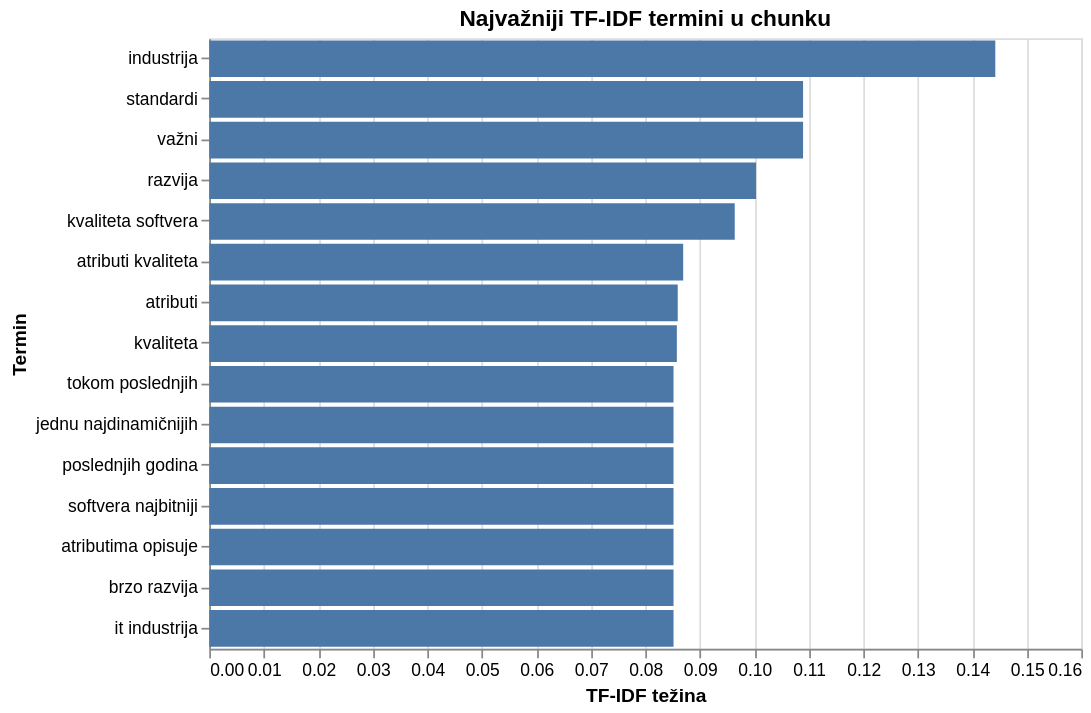

Notebook code for this chart:
### Code cell
import altair as alt

alt.Chart(tfidf_terms_df).mark_bar().encode(
    x=alt.X(
        "tfidf:Q",
        title="TF-IDF težina"
    ),
    y=alt.Y(
        "term:N",
        sort="-x",
        title="Termin"
    ),
    tooltip=["term", "tfidf"]
).properties(
    title="Najvažniji TF-IDF termini u chunku",
    width=500,
    height=350
)

### Figure 1 — Vega-Lite specification as saved in the notebook (floating-point values rounded to 4 significant figures)
{"config": {"view": {"continuousWidth": 300, "continuousHeight": 300}}, "data": {"name": "data-e0a994276018a39aeaa0abd741d76cd8"}, "mark": {"type": "bar"}, "encoding": {"tooltip": [{"field": "term", "type": "nominal"}, {"field": "tfidf", "type": "quantitative"}], "x": {"field": "tfidf", "title": "TF-IDF težina", "type": "quantitative"}, "y": {"field": "term", "sort": "-x", "title": "Termin", "type": "nominal"}}, "height": 350, "title": "Najvažniji TF-IDF termini u chunku", "width": 500, "$schema": "https://vega.github.io/schema/vega-lite/v5.17.0.json", "datasets": {"data-e0a994276018a39aeaa0abd741d76cd8": [{"term": "industrija", "tfidf": 0.1442}, {"term": "standardi", "tfidf": 0.109}, {"term": "važni", "tfidf": 0.109}, {"term": "razvija", "tfidf": 0.1003}, {"term": "kvaliteta softvera", "tfidf": 0.09641}, {"term": "atributi kvaliteta", "tfidf": 0.08695}, {"term": "atributi", "tfidf": 0.08595}, {"term": "kvaliteta", "tfidf": 0.08579}, {"term": "tokom poslednjih", "tfidf": 0.08518}, {"term": "jednu najdinamičnijih", "tfidf": 0.08518}, {"term": "poslednjih godina", "tfidf": 0.08518}, {"term": "softvera najbitniji", "tfidf": 0.08518}, {"term": "atributima opisuje", "tfidf": 0.08518}, {"term": "brzo razvija", "tfidf": 0.08518}, {"term": "it industrija", "tfidf": 0.08518}]}}
